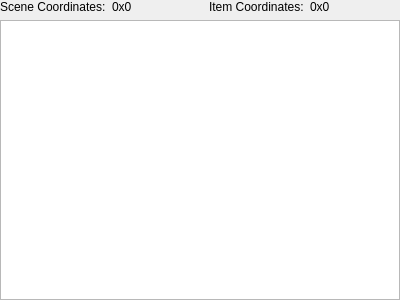
<?xml version="1.0" encoding="UTF-8"?>
<ui version="4.0">
 <class>GammaRay::GraphicsSceneView</class>
 <widget class="QWidget" name="GammaRay::GraphicsSceneView">
  <property name="geometry">
   <rect>
    <x>0</x>
    <y>0</y>
    <width>400</width>
    <height>300</height>
   </rect>
  </property>
  <layout class="QVBoxLayout" name="verticalLayout">
   <property name="margin">
    <number>0</number>
   </property>
   <item>
    <layout class="QHBoxLayout" name="horizontalLayout">
     <item>
      <widget class="QLabel" name="label">
       <property name="text">
        <string>Scene Coordinates:</string>
       </property>
      </widget>
     </item>
     <item>
      <widget class="QLabel" name="sceneCoordLabel">
       <property name="text">
        <string>0x0</string>
       </property>
      </widget>
     </item>
     <item>
      <widget class="QLabel" name="label_3">
       <property name="text">
        <string>Item Coordinates:</string>
       </property>
      </widget>
     </item>
     <item>
      <widget class="QLabel" name="itemCoordLabel">
       <property name="text">
        <string>0x0</string>
       </property>
      </widget>
     </item>
    </layout>
   </item>
   <item>
    <widget class="GammaRay::GraphicsView" name="graphicsView">
     <property name="interactive">
      <bool>false</bool>
     </property>
     <property name="dragMode">
      <enum>QGraphicsView::ScrollHandDrag</enum>
     </property>
    </widget>
   </item>
  </layout>
 </widget>
 <customwidgets>
  <customwidget>
   <class>GammaRay::GraphicsView</class>
   <extends>QGraphicsView</extends>
   <header>graphicsview.h</header>
  </customwidget>
 </customwidgets>
 <resources/>
 <connections/>
</ui>
